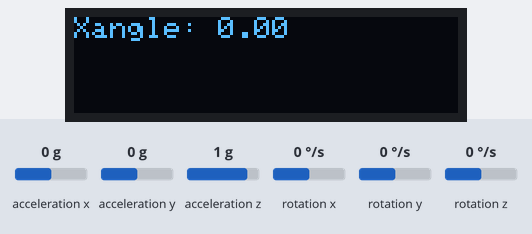
Recording of a sketch running on a simulated Arduino Uno, built with avr-gcc and run on an emulated ATmega328P. Parts: 128×32 one-colour display. The test bench sets the inputs (shaded band); at power-on: acceleration x 0 g, acceleration y 0 g, acceleration z 1 g, rotation x 0 °/s, rotation y 0 °/s, rotation z 0 °/s. The display library's start-up logo is not drawn.

Above: at 5.11 s.
At 5.46 s:
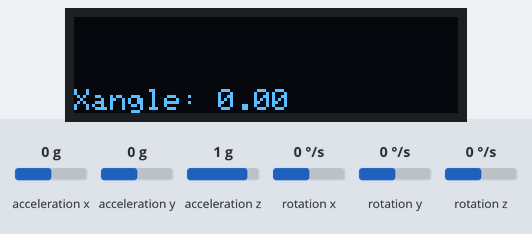

The sketch:

CottonCandy.ino
```cpp
#include <Wire.h>
#include <Adafruit_GFX.h>
#include <Adafruit_SSD1306.h>
#include <MPU6050_tockn.h>

#define SCREEN_WIDTH 128   // OLED display width, in pixels
#define SCREEN_HEIGHT 32   // OLED display height, in pixels
#define OLED_RESET -1       // Reset pin # (or -1 if sharing Arduino reset pin)
#define SCREEN_ADDRESS 0x3C // See datasheet for Address; 0x3D for 128x64, 0x3C for 128x32

Adafruit_SSD1306 display(SCREEN_WIDTH, SCREEN_HEIGHT, &Wire, OLED_RESET);
MPU6050 mpu6050(Wire);

int vib = 0;

void setup() {
  Serial.begin(115200);
  Wire.begin();
  mpu6050.begin();
  mpu6050.calcGyroOffsets(true);

  if (!display.begin(SSD1306_SWITCHCAPVCC, SCREEN_ADDRESS)) {
    Serial.println(F("SSD1306 allocation failed"));
    while (true)
      ; // Loop forever if OLED initialization fails
  }

  display.display();
  delay(2000);
}

void loop() {
  mpu6050.update();
  updateDisplay();

  if (mpu6050.getAngleX() == 36000) {
    handleSweetsCompletion();
  }
}

void updateDisplay() {
  display.clearDisplay();
  display.print("Xangle: ");
  display.println(mpu6050.getAngleX());
  display.display();
  delay(100);
}

void handleSweetsCompletion() {
  Serial.println("솜사탕 완성!");

  display.clearDisplay();
  display.setTextSize(2);
  display.setTextColor(SSD1306_WHITE);
  display.setCursor(10, 10);
  display.println(F("솜사탕"));
  display.println(F("완성!"));
  display.display();

  delay(2000);
}
```
